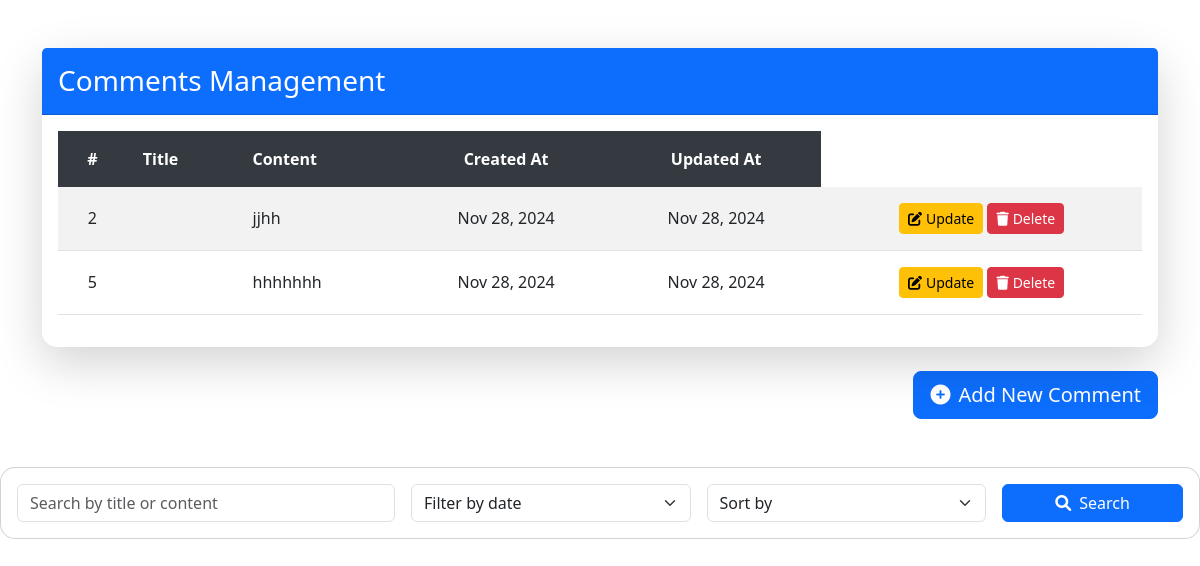
Page /comments/ on the committed database.
### Comment/models.py (models this page shows, shortened)
class Comment(models.Model):
    auteur = models.ForeignKey(User, on_delete=models.CASCADE)  # Add this line
    contenu = models.CharField(
        max_length=255,
        validators=[
            validate_no_numbers,
            validate_no_bad_words,
            RegexValidator(
                regex=r'^[a-zA-Z\s.,!?-]*$',
                message='Content can only contain letters and basic punctuation'
            )
        ]
    )
    created_at = models.DateField(auto_now_add=True)
    updated_at = models.DateField(auto_now=True)
    publication = models.ForeignKey(Publication, on_delete=models.CASCADE)

### Comment/views.py (the view, shortened to what this page needs)
# urls.py: path('comments/', CommentListView.as_view(), name='comment_list'),
class CommentListView(ListView):
        model = Comment
        template_name = "comment/list.html"
        context_object_name = "comments"
        def get_queryset(self):
            queryset = Comment.objects.all()
            search = self.request.GET.get('search')
            date_filter = self.request.GET.get('date_filter')
            sort = self.request.GET.get('sort')
            if search:
                queryset = queryset.filter(
                    Q(contenu__icontains=search)
                )
            if sort:
                queryset = queryset.order_by(sort)
            return queryset

### templates/Comment/list.html (shortened to what this page needs)
<!DOCTYPE html>
<html>
<head>
    <link href="https://cdn.jsdelivr.net/npm/bootstrap@5.3.0/dist/css/bootstrap.min.css" rel="stylesheet">
    <link href="https://cdnjs.cloudflare.com/ajax/libs/font-awesome/6.0.0/css/all.min.css" rel="stylesheet">
</head>
<body>
    <div class="container py-5">
        <div class="row">
            <div class="col-12">
                <div class="card shadow-lg border-0">
                    <div class="card-header bg-primary text-white py-3">
                        <h3 class="mb-0">Comments Management</h3>
                    </div>
                    <div class="card-body">
                        <div class="table-responsive">
                            <table class="table table-hover table-striped align-middle">
                                <thead class="table-dark">
                                    <tr>
                                        <th scope="col" class="text-center">#</th>
                                        <th scope="col">Title</th>
                                        <th scope="col">Content</th>
                                        <th scope="col" class="text-center">Created At</th>
                                        <th scope="col" class="text-center">Updated At</th>
                                    </tr>
                                </thead>
                                <tbody>
                                    {% if comments %}
                                        {% for comment in comments %}
                                            <tr>
                                                <td class="text-center">{{ comment.id }}</td>
                                                <td class="fw-bold">
                                                </td>
                                                <td>{{ comment.contenu }}</td>
                                                <td class="text-center">{{ comment.created_at|date:"M d, Y" }}</td>
                                                <td class="text-center">{{ comment.updated_at|date:"M d, Y" }}</td>
                                                <td class="text-center">
                                                    <a href="{% url 'update_comment' comment.id %}" class="btn btn-warning btn-sm">
                                                        <i class="fas fa-edit me-1"></i>Update
                                                    </a>
                                                    <a href="{% url 'delete_comment' comment.id %}" class="btn btn-danger btn-sm">
                                                        <i class="fas fa-trash me-1"></i>Delete
                                                    </a>
                                                </td>
                                            </tr>
                                        {% endfor %}
                                    {% endif %}
                                </tbody>
                            </table>
                        </div>
                    </div>
                </div>
                <div class="mt-4 text-end">
                    <a href="{% url 'add_comment' %}" class="btn btn-primary btn-lg">
                        <i class="fas fa-plus-circle me-2"></i>Add New Comment
                    </a>
                </div>
            </div>
        </div>
    </div>
</body>
</html>
<div class="card mb-4">
    <div class="card-body">
        <form method="GET" class="row g-3">
            <div class="col-md-4">
                <input type="text" name="search" class="form-control" placeholder="Search by title or content" value="{{ request.GET.search }}">
            </div>
            <div class="col-md-3">
                <select name="date_filter" class="form-select">
                    <option value="">Filter by date</option>
                </select>
            </div>
            <div class="col-md-3">
                <select name="sort" class="form-select">
                    <option value="">Sort by</option>
                </select>
            </div>
            <div class="col-md-2">
                <button type="submit" class="btn btn-primary w-100">
                    <i class="fas fa-search me-2"></i>Search
                </button>
            </div>
        </form>
    </div>
</div>

### templates/Comment/list.html (style rules this page uses)
.card { border-radius: 15px; }
.table thead th { background-color: #343a40; color: white; border: none; }
.table td, .table th { padding: 1rem; vertical-align: middle; }

### rows in the picture
Comment: id "2", contenu "jjhh", created_at "Nov 28, 2024", updated_at "Nov 28, 2024"
Comment: id "5", contenu "hhhhhhh", created_at "Nov 28, 2024", updated_at "Nov 28, 2024"
